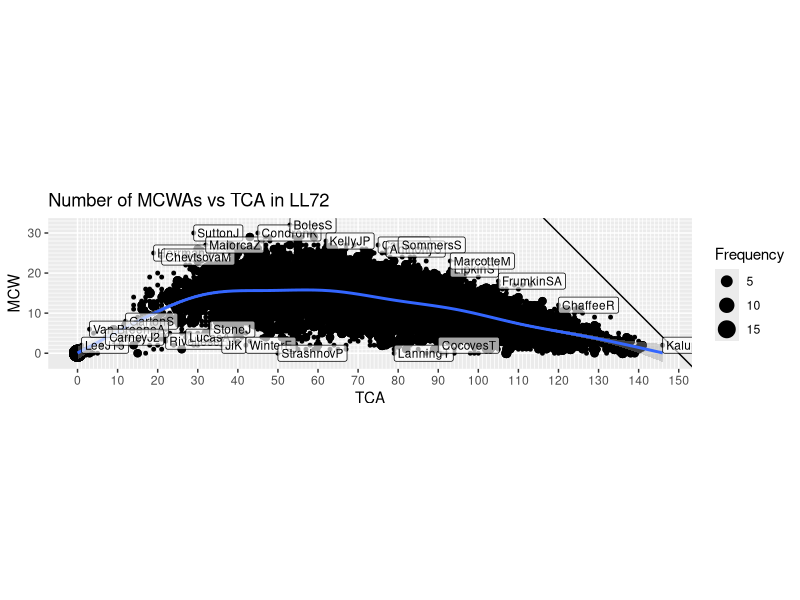

Source code (R):
library(ggplot2)
library(plyr)

neighbor_limit = 5

stats = read.csv('LL72_Leaguewide_MD25.csv')
sum = aggregate(Season ~ TCA + MCW, stats, length)
# This is pretty ugly, but does a decent job of highlighting interesting bits
# It just finds anyone who doesn't have close neighbors along the TCA axis (that is, people with a similar number of TCA who got the same number of MCWAs)
sum = adply(sum, 1, function(x) { sum(sum[sum$MCW==x$MCW & sum$TCA > x$TCA-neighbor_limit & sum$TCA < x$TCA+neighbor_limit,]$Season) })
colnames(sum) <- c("TCA", "MCW", "Frequency", "Neighbors")

stats = merge(stats, sum)

png('MCWvTCA.png', w=4000, h=1000, type="cairo", res=150)
ggplot(stats, aes(x=TCA, y=MCW, size=Frequency)) +
    geom_point(shape=19) +
    geom_abline(intercept=25*6,slope=-1) +
    geom_smooth(show.legend=F) +
    geom_label(aes(label=Player), alpha=0.65, stats[stats$Frequency==1 & stats$Neighbors==1,], hjust=0, vjust=0.5, size=3) +
    scale_x_continuous(breaks=seq(0,150,10), minor_breaks = seq(0,150)) +
    scale_y_continuous(breaks=seq(0,35,10), minor_breaks = seq(0,35)) +
    coord_fixed() +
    labs(title="Number of MCWAs vs TCA in LL72")
dev.off()
